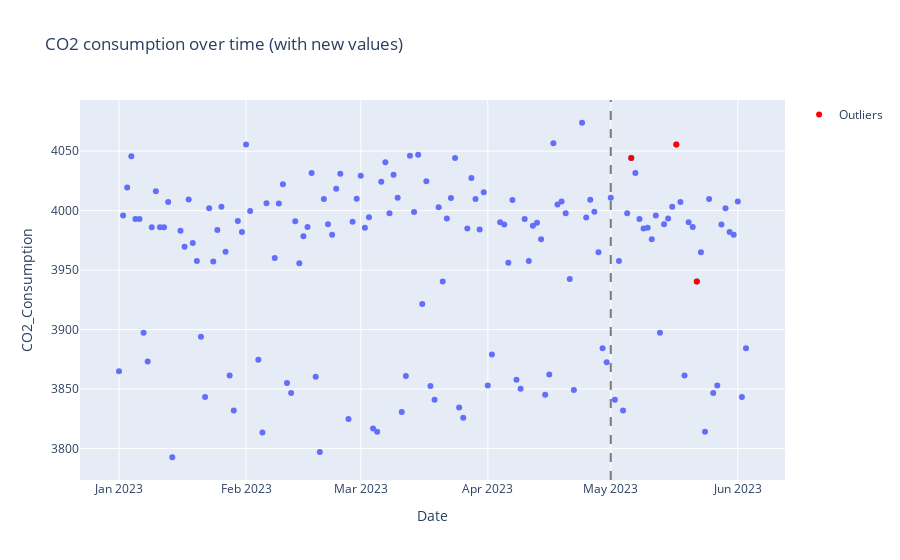

The notebook cell saved with this chart:
### Code cell
df.reset_index(inplace=True)
fig = px.scatter(
    df,
    x="Date",
    y="CO2_Consumption",
    title="CO2 consumption over time (with new values)",
)
fig.add_scatter(
    x=sample.index[prediction == -1],
    y=sample.CO2_Consumption[prediction == -1],
    mode="markers",
    marker=dict(color="red"),
    name="Outliers",
)
fig.add_vline(x=start, line_dash="dash", line_color="rgba(0, 0, 0, 0.5)")
fig.show()

### Figure 1 — Plotly figure (JSON) as saved in the notebook; plotly's stock layout.template omitted (floating-point values rounded to 4 significant figures; data arrays with more than 128 entries replaced by an {"elided": "..."} marker saying what was removed)
{"data": [{"hovertemplate": "Date=%{x}<br>CO2_Consumption=%{y}<extra></extra>", "legendgroup": "", "marker": {"color": "#636efa", "symbol": "circle"}, "mode": "markers", "name": "", "orientation": "v", "showlegend": false, "type": "scatter", "x": {"elided": "148 str values"}, "xaxis": "x", "y": {"elided": "148 float values"}, "yaxis": "y"}, {"marker": {"color": "red"}, "mode": "markers", "name": "Outliers", "type": "scatter", "x": ["2023-05-06T00:00:00", "2023-05-17T00:00:00", "2023-05-22T00:00:00"], "y": [4044.0, 4056.0, 3940.0]}], "layout": {"legend": {"tracegroupgap": 0}, "shapes": [{"line": {"color": "rgba(0, 0, 0, 0.5)", "dash": "dash"}, "type": "line", "x0": "2023-05-01T00:00:00", "x1": "2023-05-01T00:00:00", "xref": "x", "y0": 0, "y1": 1, "yref": "y domain"}], "title": {"text": "CO2 consumption over time (with new values)"}, "xaxis": {"anchor": "y", "domain": [0, 1], "title": {"text": "Date"}}, "yaxis": {"anchor": "x", "domain": [0, 1], "title": {"text": "CO2_Consumption"}}}}
